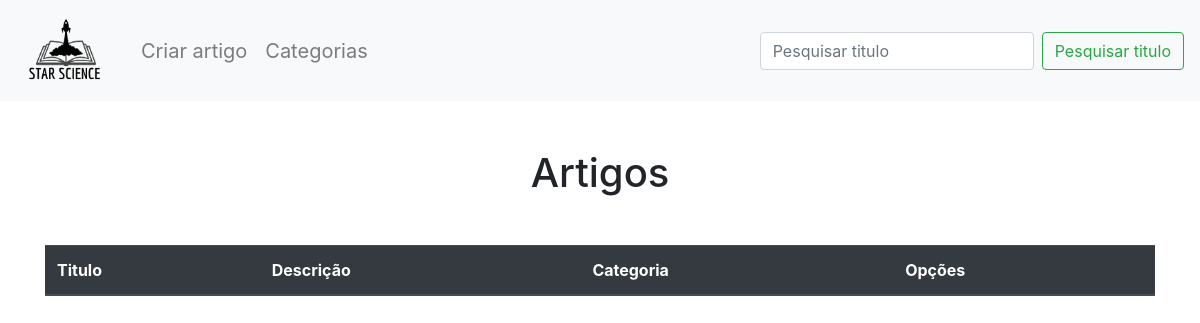
The page /starscience/articles/ on the database as committed earlier.
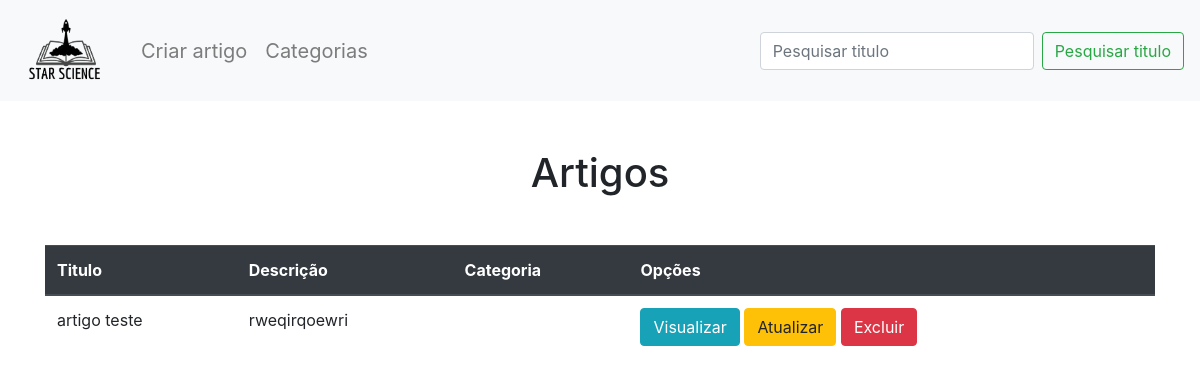
The same page on the database as committed later.
### starscience/models.py (models this page shows, shortened)
class Article(models.Model):
    title = models.CharField(max_length = 200)
    description = models.CharField(max_length = 300)
    url = models.URLField(max_length = 300)
    likes = models.IntegerField(default=0, null=True)
    created_at = models.DateField(auto_now_add = True)
    user = models.ForeignKey(User, on_delete=models.CASCADE, null=True)
    category = models.ForeignKey(Category, on_delete=models.CASCADE)

### starscience/views.py (the view)
# urls.py: path('articles/', ArticleView.article_index, name='article_index'),
    def article_index(request):
        objects = Article.objects.all()
        return render(request, 'articles/index.html', {'objects': objects})

### starscience/templates/articles/index.html (shortened to what this page needs)
{% load static %}
<!DOCTYPE html>
<html lang="en">
  <head>
    <link
      rel="stylesheet"
      href="https://stackpath.bootstrapcdn.com/bootstrap/4.5.2/css/bootstrap.min.css"
    />
  </head>
  <body>
    <nav class="navbar navbar-expand-lg navbar-light bg-light">
      <a class="navbar-brand" href="#">
        <img
          src="{% static 'assets/logo_fundo.png' %}"
          alt="Logo"
          width="100px"
          style="object-fit: contain"
        />
      </a>
      <div class="collapse navbar-collapse" id="navbarNav">
        <ul class="navbar-nav">
          <li class="nav-item">
            <a class="nav-link btn btn-lg" href="{% url 'article_create' %}"
              >Criar artigo</a
            >
          </li>
          <li class="nav-item">
            <a class="nav-link btn btn-lg" href="{% url 'category_index' %}"
              >Categorias</a
            >
          </li>
        </ul>
      </div>
      <form
        class="form-inline my-2 my-lg-0"
        method="post"
        action="{% url 'article_search' %}"
      >
        <input
          class="form-control mr-sm-2"
          type="search"
          id="query"
          name="query"
          placeholder="Pesquisar titulo"
          aria-label="Search"
        />
        <button class="btn btn-outline-success my-2 my-sm-0" type="submit">
          Pesquisar titulo
        </button>
      </form>
    </nav>
    <div class="container my-5">
      {% block content %}
      <h1 class="text-center my-5">Artigos</h1>
      <table class="table">
        <thead class="thead-dark">
          <tr>
            <th>Titulo</th>
            <th>Descrição</th>
            <th>Categoria</th>
            <th>Opções</th>
          </tr>
        </thead>
        <tbody>
          {% for object in objects %}
          <tr>
            <td>{{ object.title }}</td>
            <td>{{ object.description }}</td>
            <td>{{ object.category.name }}</td>
            <td>
              <a href="{% url 'article_show' object.id %}" class="btn btn-info"
                >Visualizar</a
              >
              <a
                href="{% url 'article_update' object.id %}"
                class="btn btn-warning"
                >Atualizar</a
              >
              <a
                href="{% url 'article_delete' object.id %}"
                class="btn btn-danger"
                >Excluir</a
              >
            </td>
          </tr>
          {% endfor %}
        </tbody>
      </table>
      {% endblock %}
    </div>
  </body>
</html>

Rows that differ between the two databases and show on the page:
added Article: title "artigo teste", description "rweqirqoewri"
